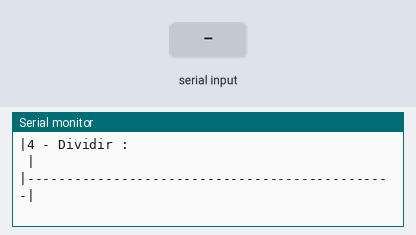
Simulated run of this sketch. Board: Arduino Mega 2560, built with avr-gcc and run on an emulated ATmega2560. Shown: the last lines printed to the serial monitor. The test bench sets the inputs (shaded band).

Above: at 1.1 s.
1.2 s: "s" received over Serial
At 3.2 s:
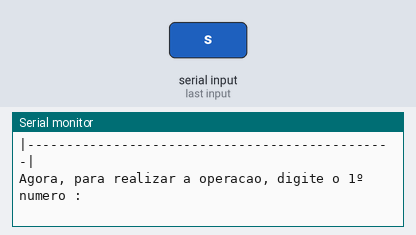
3.7 s: "90,45,200\n" received over Serial
At 5.8 s:
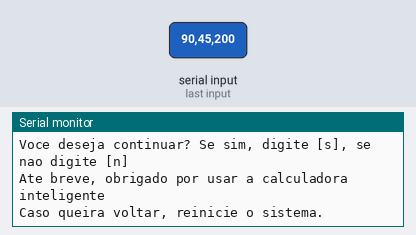

The sketch:

calculadora_com_menu_novo_1.ino
```cpp
 // C++ code
      //Variáveis

         float resultado;


         int escolhaDaOperacao;
         int contador = 0;

        float somar (float numero1, float numero2, float numero3 = 5){

          return (numero1 + numero2 + numero3);
        }
        float Subtrair (float numero1, float numero2, float numero3 = 10){

          return (numero1 - numero2 - numero3);
        }

        float Multiplicar (float numero1, float numero2, float numero3 = 4){

          return (numero1 * numero2 * numero3);
        }
        float Dividir (float numero1, float numero2, float numero3 = 2){

          return (numero1 / numero2 / numero3);
        }


        void setup()
        {
          Serial.begin(9600);

          float numero1 = 0;
          float numero2 = 0;


          do{


          Serial.println("|-----------------------------------------------|");
          Serial.println("|Bem-vindo a calculadora mega inteligente :     |");
          Serial.println("|Escolha uma das operacoes :                    |");
          Serial.println("|1 - Soma :                                     |");
          Serial.println("|2 - Subtrair :                                 |");
          Serial.println("|3 - Multiplicar :                              |");
          Serial.println("|4 - Dividir :                                  |");
          Serial.println("|-----------------------------------------------|");

              while(! Serial.available());//Espera o usuário digitar

              escolhaDaOperacao = Serial.parseInt();//resposta do usuário

              Serial.println("Agora, para realizar a operacao, digite o 1º numero :");
              while(! Serial.available());
              numero1 = Serial.parseFloat();

              Serial.println("Agora,digite o 2º numero :");
              while(! Serial.available());
              numero2 = Serial.parseFloat();


              Serial.println("Agora,digite o 3º numero :");
              while(! Serial.available());
              resultado = Serial.parseFloat();

             switch(escolhaDaOperacao){
              case 1:
              resultado = somar(numero1, numero2, 5);
              Serial.println("WoW!!! o resultado foi:" + String(resultado));


              //1a opcao float resultado = somar();
              //1a opcao Serial.println("WoW!!! o resultado foi:" + String(resultado));

              //2a opcao Serial.println("WoW!!! o resultado foi:" + String(somar()));

              break;

              case 2:
               resultado = Subtrair(numero1, numero2, 10);
              Serial.println("WoW!!! o resultado foi:" + String(resultado));

              break;

              case 3:
               resultado = Multiplicar(numero1, numero2,4 );
              Serial.println("WoW!!! o resultado foi:" + String(resultado));


              break;

              case 4:
             resultado = Dividir(numero1, numero2,2 );
             Serial.println("WoW!!! o resultado foi:" + String(resultado));
             Serial.println("Voce deseja continuar? Se sim, digite [s], se nao digite [n]");
             while(! Serial.available());
              break;

            }

            Serial.println("Voce deseja continuar? Se sim, digite [s], se nao digite [n]");
            while(! Serial.available());

            if(Serial.readString() ==  "s" ){
            contador++;
            }
            else{
            contador = 0;

            Serial.println("Ate breve, obrigado por usar a calculadora inteligente");
            Serial.println("Caso queira voltar, reinicie o sistema.");
            }
          }
            while(contador != 0);
        }

        void loop()
        {

        }
```

Measured:
- after the input at 1.2 s, the serial monitor: prints a new line after 1.0 s (image 1)
- after the input at 3.7 s, the serial monitor: prints a new line at once (image 2)
